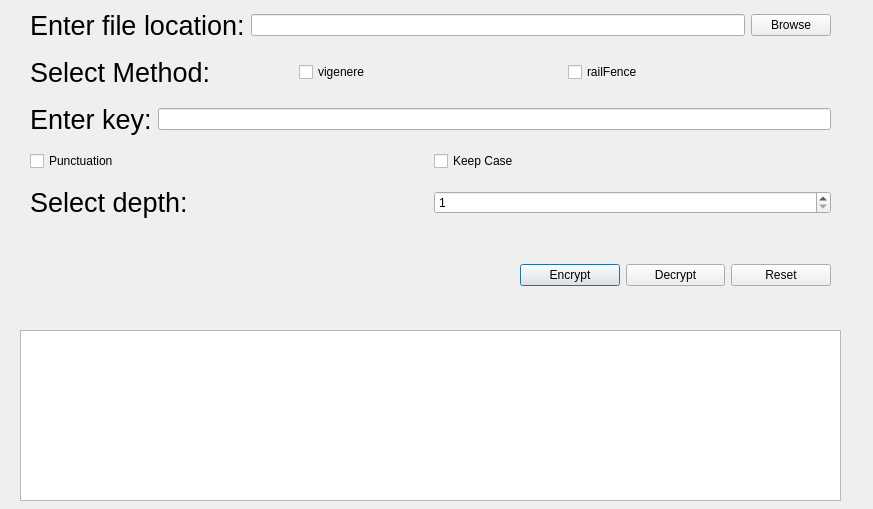
<?xml version="1.0" encoding="UTF-8"?>
<ui version="4.0">
 <class>SecondWindow</class>
 <widget class="QDialog" name="SecondWindow">
  <property name="geometry">
   <rect>
    <x>0</x>
    <y>0</y>
    <width>873</width>
    <height>509</height>
   </rect>
  </property>
  <property name="windowTitle">
   <string>Dialog</string>
  </property>
  <widget class="QLabel" name="resultLabel">
   <property name="geometry">
    <rect>
     <x>660</x>
     <y>460</y>
     <width>351</width>
     <height>91</height>
    </rect>
   </property>
   <property name="text">
    <string/>
   </property>
  </widget>
  <widget class="QTextEdit" name="textEdit">
   <property name="geometry">
    <rect>
     <x>20</x>
     <y>330</y>
     <width>821</width>
     <height>171</height>
    </rect>
   </property>
  </widget>
  <widget class="QWidget" name="layoutWidget">
   <property name="geometry">
    <rect>
     <x>520</x>
     <y>240</y>
     <width>311</width>
     <height>71</height>
    </rect>
   </property>
   <layout class="QHBoxLayout" name="horizontalLayout_6">
    <item>
     <widget class="QPushButton" name="encryptButton">
      <property name="text">
       <string>Encrypt</string>
      </property>
     </widget>
    </item>
    <item>
     <widget class="QPushButton" name="decryptButton">
      <property name="text">
       <string>Decrypt</string>
      </property>
     </widget>
    </item>
    <item>
     <widget class="QPushButton" name="resetButtton">
      <property name="text">
       <string>Reset</string>
      </property>
     </widget>
    </item>
   </layout>
  </widget>
  <widget class="QWidget" name="layoutWidget">
   <property name="geometry">
    <rect>
     <x>30</x>
     <y>0</y>
     <width>801</width>
     <height>232</height>
    </rect>
   </property>
   <layout class="QVBoxLayout" name="verticalLayout">
    <item>
     <layout class="QHBoxLayout" name="horizontalLayout">
      <item>
       <widget class="QLabel" name="label">
        <property name="text">
         <string>&lt;html&gt;&lt;head/&gt;&lt;body&gt;&lt;p&gt;&lt;span style=&quot; font-size:20pt;&quot;&gt;Enter file location:&lt;/span&gt;&lt;/p&gt;&lt;/body&gt;&lt;/html&gt;</string>
        </property>
       </widget>
      </item>
      <item>
       <widget class="QLineEdit" name="fileLocationLine"/>
      </item>
      <item>
       <widget class="QPushButton" name="browseButton">
        <property name="text">
         <string>Browse</string>
        </property>
       </widget>
      </item>
     </layout>
    </item>
    <item>
     <layout class="QHBoxLayout" name="horizontalLayout_2">
      <item>
       <widget class="QLabel" name="methodselectionLabel">
        <property name="text">
         <string>&lt;html&gt;&lt;head/&gt;&lt;body&gt;&lt;p&gt;&lt;span style=&quot; font-size:20pt;&quot;&gt;Select Method:&lt;/span&gt;&lt;/p&gt;&lt;/body&gt;&lt;/html&gt;</string>
        </property>
       </widget>
      </item>
      <item>
       <widget class="QCheckBox" name="vigenereCheckBox">
        <property name="text">
         <string>vigenere</string>
        </property>
       </widget>
      </item>
      <item>
       <widget class="QCheckBox" name="railFenceCheckBox">
        <property name="text">
         <string>railFence</string>
        </property>
       </widget>
      </item>
     </layout>
    </item>
    <item>
     <layout class="QHBoxLayout" name="horizontalLayout_3">
      <item>
       <widget class="QLabel" name="keyLabel">
        <property name="text">
         <string>&lt;html&gt;&lt;head/&gt;&lt;body&gt;&lt;p&gt;&lt;span style=&quot; font-size:20pt;&quot;&gt;Enter key:&lt;/span&gt;&lt;/p&gt;&lt;/body&gt;&lt;/html&gt;</string>
        </property>
       </widget>
      </item>
      <item>
       <widget class="QLineEdit" name="KeyLine"/>
      </item>
     </layout>
    </item>
    <item>
     <layout class="QHBoxLayout" name="horizontalLayout_4">
      <item>
       <widget class="QCheckBox" name="punctuationCheckBox">
        <property name="text">
         <string>Punctuation</string>
        </property>
       </widget>
      </item>
      <item>
       <widget class="QCheckBox" name="caseCheckBox">
        <property name="text">
         <string>Keep Case</string>
        </property>
       </widget>
      </item>
     </layout>
    </item>
    <item>
     <layout class="QHBoxLayout" name="horizontalLayout_5">
      <item>
       <widget class="QLabel" name="depthLabel">
        <property name="text">
         <string>&lt;html&gt;&lt;head/&gt;&lt;body&gt;&lt;p&gt;&lt;span style=&quot; font-size:20pt;&quot;&gt;Select depth:&lt;/span&gt;&lt;/p&gt;&lt;/body&gt;&lt;/html&gt;</string>
        </property>
       </widget>
      </item>
      <item>
       <widget class="QSpinBox" name="depthSpinBox">
        <property name="minimum">
         <number>1</number>
        </property>
        <property name="maximum">
         <number>10</number>
        </property>
       </widget>
      </item>
     </layout>
    </item>
   </layout>
  </widget>
 </widget>
 <resources/>
 <connections/>
</ui>
